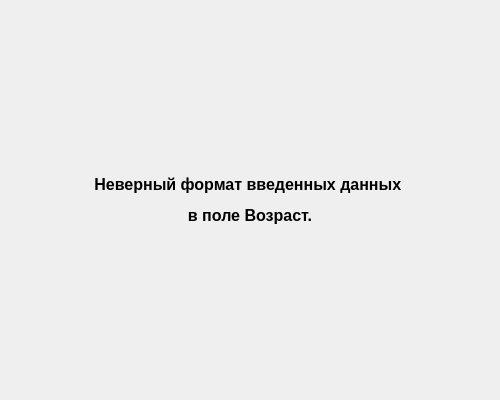
<?xml version="1.0" encoding="UTF-8"?>
<ui version="4.0">
 <class>Dialog</class>
 <widget class="QDialog" name="Dialog">
  <property name="geometry">
   <rect>
    <x>0</x>
    <y>0</y>
    <width>500</width>
    <height>400</height>
   </rect>
  </property>
  <property name="windowTitle">
   <string>AgeError</string>
  </property>
  <layout class="QGridLayout" name="gridLayout">
   <item row="1" column="0">
    <spacer name="horizontalSpacer">
     <property name="orientation">
      <enum>Qt::Horizontal</enum>
     </property>
     <property name="sizeHint" stdset="0">
      <size>
       <width>40</width>
       <height>20</height>
      </size>
     </property>
    </spacer>
   </item>
   <item row="2" column="1">
    <spacer name="verticalSpacer">
     <property name="orientation">
      <enum>Qt::Vertical</enum>
     </property>
     <property name="sizeHint" stdset="0">
      <size>
       <width>20</width>
       <height>40</height>
      </size>
     </property>
    </spacer>
   </item>
   <item row="1" column="2">
    <spacer name="horizontalSpacer_2">
     <property name="orientation">
      <enum>Qt::Horizontal</enum>
     </property>
     <property name="sizeHint" stdset="0">
      <size>
       <width>40</width>
       <height>20</height>
      </size>
     </property>
    </spacer>
   </item>
   <item row="1" column="1">
    <layout class="QHBoxLayout" name="horizontalLayout">
     <item>
      <widget class="QLabel" name="label">
       <property name="text">
        <string>&lt;html&gt;&lt;head/&gt;&lt;body&gt;&lt;p align=&quot;center&quot;&gt;&lt;span style=&quot; font-size:12pt; font-weight:696;&quot;&gt;Неверный формат введенных данных &lt;/span&gt;&lt;/p&gt;&lt;p align=&quot;center&quot;&gt;&lt;span style=&quot; font-size:12pt; font-weight:696;&quot;&gt;в поле Возраст.&lt;/span&gt;&lt;/p&gt;&lt;/body&gt;&lt;/html&gt;</string>
       </property>
      </widget>
     </item>
    </layout>
   </item>
   <item row="0" column="1">
    <spacer name="verticalSpacer_2">
     <property name="orientation">
      <enum>Qt::Vertical</enum>
     </property>
     <property name="sizeHint" stdset="0">
      <size>
       <width>20</width>
       <height>40</height>
      </size>
     </property>
    </spacer>
   </item>
  </layout>
 </widget>
 <resources/>
 <connections/>
</ui>
